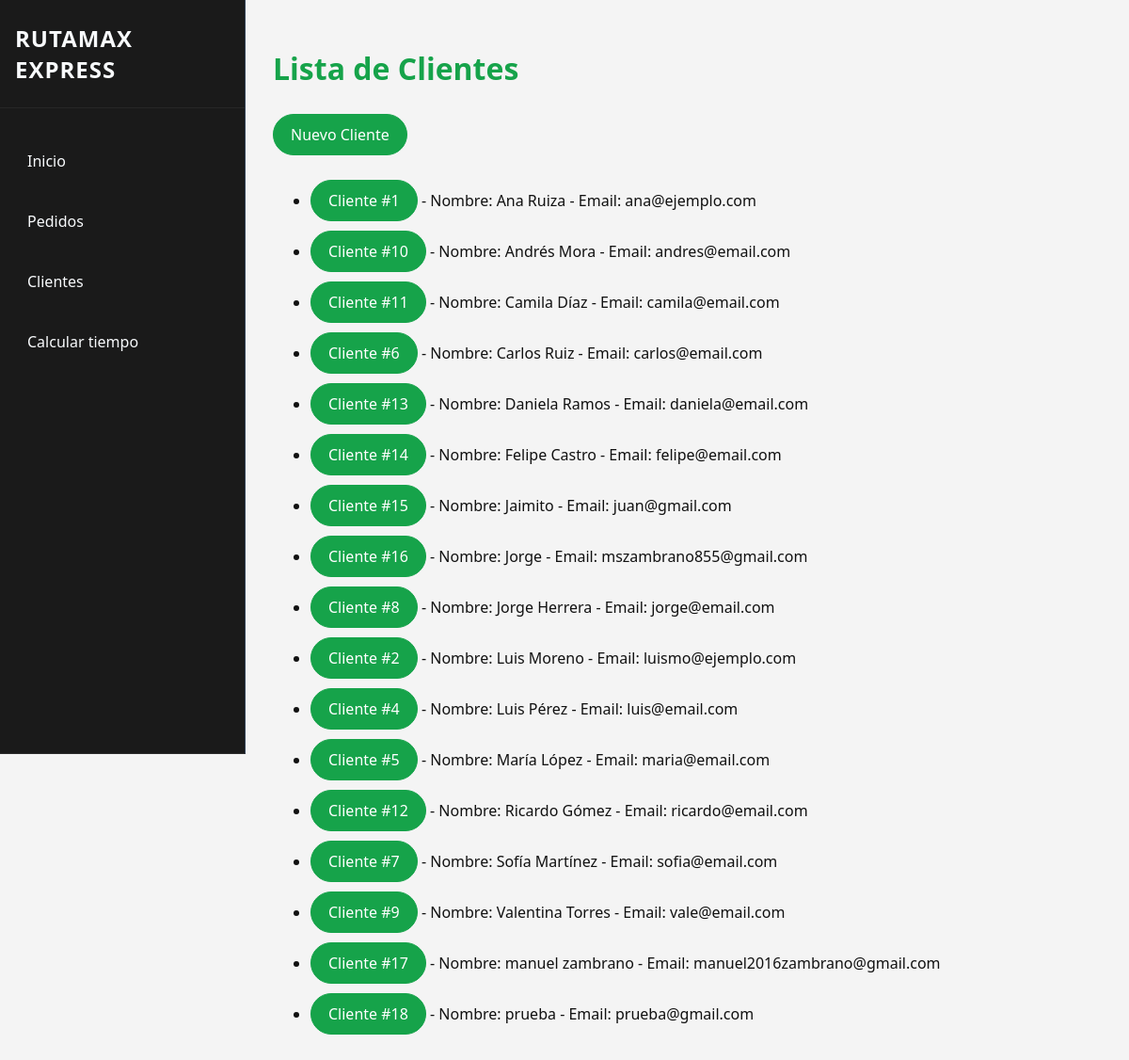
/clientes/, run on the app's committed database.
### tienda/models.py (models this page shows, shortened)
class Cliente(models.Model):
    nombre = models.CharField(max_length=100)
    email = models.EmailField(unique=True)
    fecha_regitro = models.DateTimeField(auto_now_add=True)
    activo = models.BooleanField(default=True)

### tienda/views.py (the view)
# urls.py: path("clientes/", views.lista_clientes, name="lista_clientes"),
def lista_clientes(request):
    clientes = Cliente.objects.all().order_by("nombre")
    return render(request, "tienda/lista_clientes.html", {"clientes": clientes})

### tienda/templates/tienda/lista_clientes.html (shortened to what this page needs)
{% extends 'tienda/base.html' %}
{% block content %}
    <h1>Lista de Clientes</h1>
    <p>
        <a href="{% url 'tienda:crear_cliente' %}" class="btn primary"> Nuevo Cliente </a>
    </p>
    <ul>
        {% for c in clientes %}
            <li>
                <a href="{% url 'tienda:detalle_cliente' c.pk %}" class="btn primary">
                    Cliente #{{ c.pk }}
                </a>
                - Nombre: {{c.nombre}}
                - Email: {{c.email}}
            </li>
            {%empty%}
                <li>No hay clientes disponibles</li>
        {% endfor %}
    </ul>
{% endblock %}

### tienda/static/css/main.css (style rules this page uses)
body { --bg: #f4f4f4; --surface: #ffffff; --surface-soft: #f8f8f8; --surface-light: #ffffff; --text: #111111; --text-muted: #4b5563; --accent: #16a34a; --accent-strong: #22c55e; --border: #d1d5db; font-family: 'Segoe UI', sans-serif; margin: 0; padding: 0; background-color: var(--bg); color: var(--text); }
h1 { color: var(--accent); }
.btn { display: inline-block; padding: 10px 18px; margin: 5px 0; color: var(--text); text-decoration: none; border-radius: 9999px; font-weight: 500; transition: background 0.3s, transform 0.2s, color 0.2s; background-color: var(--surface); border: 1px solid var(--border); }
.primary { background-color: var(--accent); border-color: var(--accent); color: #ffffff; }

### data on the page
Cliente: pk "1", nombre "Ana Ruiza", email "ana@ejemplo.com"
Cliente: pk "10", nombre "Andrés Mora", email "andres@email.com"
Cliente: pk "11", nombre "Camila Díaz", email "camila@email.com"
Cliente: pk "6", nombre "Carlos Ruiz", email "carlos@email.com"
Cliente: pk "13", nombre "Daniela Ramos", email "daniela@email.com"
Cliente: pk "14", nombre "Felipe Castro", email "felipe@email.com"
Cliente: pk "15", nombre "Jaimito", email "juan@gmail.com"
Cliente: pk "16", nombre "Jorge", email "mszambrano855@gmail.com"
Cliente: pk "8", nombre "Jorge Herrera", email "jorge@email.com"
Cliente: pk "2", nombre "Luis Moreno", email "luismo@ejemplo.com"
Cliente: pk "4", nombre "Luis Pérez", email "luis@email.com"
Cliente: pk "5", nombre "María López", email "maria@email.com"
Cliente: pk "12", nombre "Ricardo Gómez", email "ricardo@email.com"
Cliente: pk "7", nombre "Sofía Martínez", email "sofia@email.com"
Cliente: pk "9", nombre "Valentina Torres", email "vale@email.com"
Cliente: pk "17", nombre "manuel zambrano", email "manuel2016zambrano@gmail.com"
Cliente: pk "18", nombre "prueba", email "prueba@gmail.com"
